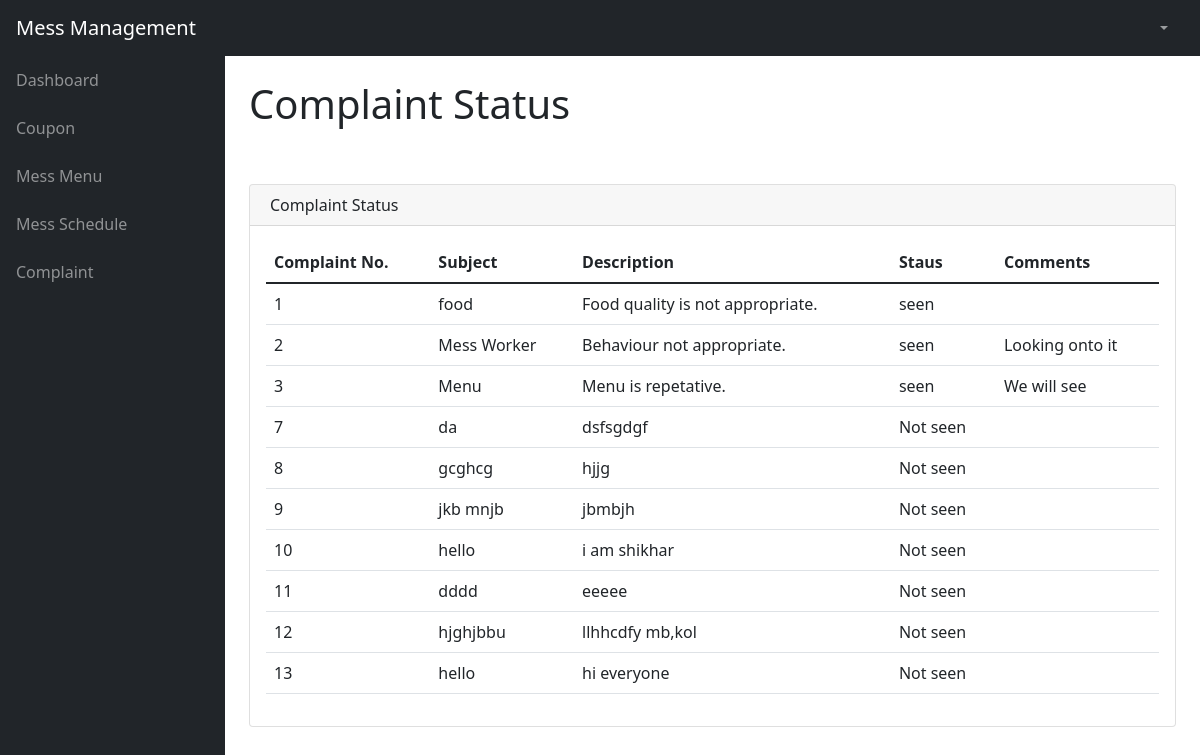
Screenshot of /complaintstatus/ (signed in) with the database file from the repository.
### database/models.py (models this page shows)
class ComplaintRecord(models.Model):
    Complaint_ID = models.AutoField(primary_key=True)
    Student = models.ForeignKey(Student, on_delete=models.CASCADE)
    Date = models.DateField(default=date.today)
    Subject=models.TextField(max_length=50, default="")
    Description = models.TextField(max_length=200)
    Status = models.CharField(max_length=20, choices=Status_choices ,default='Not seen')
    Comments = models.CharField(max_length=30, default="", blank=True)

### mess/views.py (the view)
# urls.py: path('complaintstatus/', views.complaintstatus),
@login_required
def complaintstatus(request):
    u = Student.objects.get(roll_num=request.user.id)
    if(ComplaintRecord.objects.filter(Student=u).exists()):
        complaints = (ComplaintRecord.objects.filter(Student=u).values())
        context = {'complaints': complaints}
    else:
        messages.info(request, 'No complaints registered')
        complaints = [{'Complaint_ID': '-', 'Subject': '-',
                       'Description': '-', 'Status': '-', 'Comments': '-'}]
        context = {'complaints': complaints}
    return render(request, "complaint_status.html", context)

### templates/complaint_status.html (shortened to what this page needs)
{%include "header.html"%}
            <div id="layoutSidenav_content">
                <main>
                    <div class="container-fluid px-4">
                        <h1 class="mt-4">Complaint Status</h1>
                        <br>
                        <br>
                        <div class="card mb-4">
                            <div class="card-header">
                                Complaint Status
                            </div>
                            <div class="card-body">
                                <table class="table table-hover">
                                    <thead>
                                        <tr>
                                            <th>Complaint No.</th>
                                            <th>Subject</th>
                                            <th>Description</th>
                                            <th>Staus</th>
                                            <th>Comments</th>
                                        </tr>
                                    </thead>
                                    <tbody>
                                        {% for n in complaints%}
                                        <tr>
                                            <td>{{n.Complaint_ID}}</td>
                                            <td>{{n.Subject}}</td>
                                            <td>{{n.Description}}</td>
                                            <td>{{n.Status}}</td>
                                            <td>{{n.Comments}}</td>
                                        </tr>
                                       {% endfor %}
                                    </tbody>
                                </table>
                            </div>
                        </div>
                    </div>
                </main>
            </div>
        </div>
        {%include "footer.html"%}

### rows the page displays
ComplaintRecord: Complaint_ID "1", Subject "food", Description "Food quality is not appropriate.", Status "seen"
ComplaintRecord: Complaint_ID "2", Subject "Mess Worker", Description "Behaviour not appropriate.", Status "seen", Comments "Looking onto it"
ComplaintRecord: Complaint_ID "3", Subject "Menu", Description "Menu is repetative.", Status "seen", Comments "We will see"
ComplaintRecord: Complaint_ID "7", Subject "da", Description "dsfsgdgf", Status "Not seen"
ComplaintRecord: Complaint_ID "8", Subject "gcghcg", Description "hjjg", Status "Not seen"
ComplaintRecord: Complaint_ID "9", Subject "jkb mnjb", Description "jbmbjh", Status "Not seen"
ComplaintRecord: Complaint_ID "10", Subject "hello", Description "i am shikhar", Status "Not seen"
ComplaintRecord: Complaint_ID "11", Subject "dddd", Description "eeeee", Status "Not seen"
ComplaintRecord: Complaint_ID "12", Subject "hjghjbbu", Description "llhhcdfy mb,kol", Status "Not seen"
ComplaintRecord: Complaint_ID "13", Subject "hello", Description "hi everyone", Status "Not seen"
